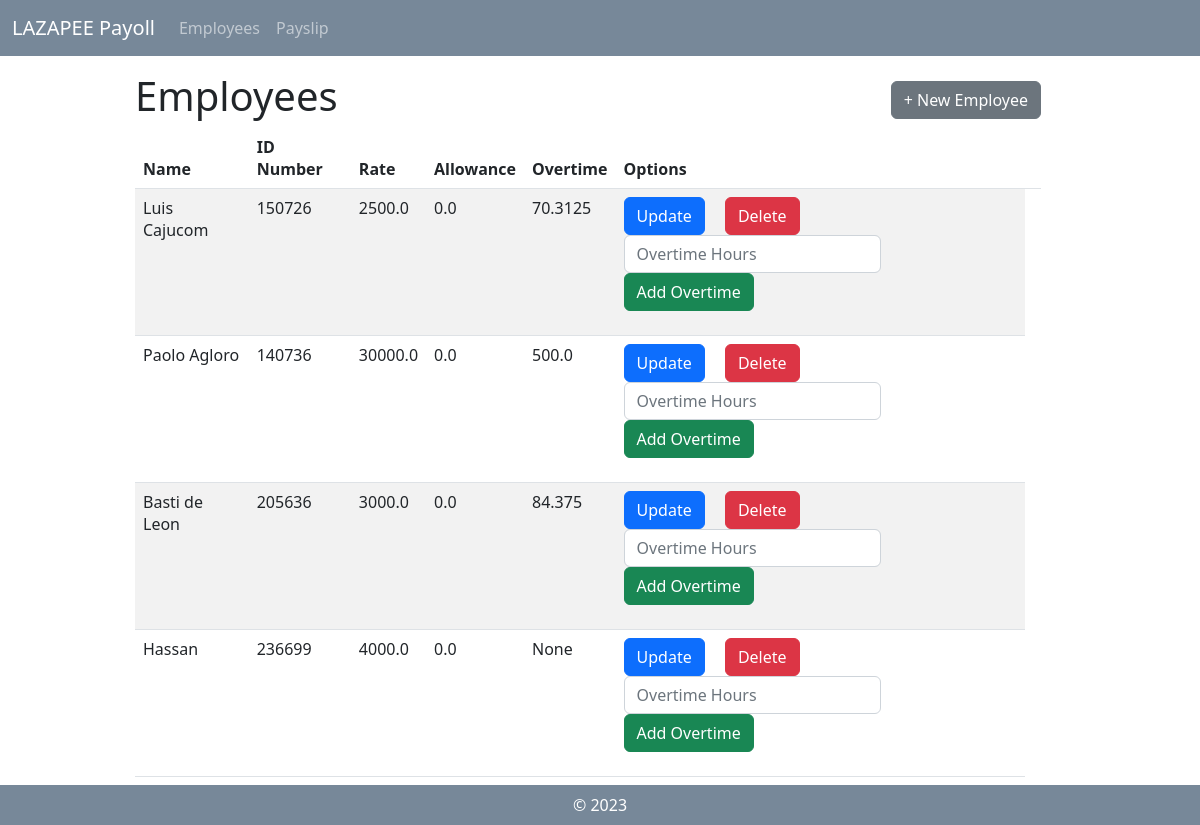
/, run on an earlier commit of the app's database.
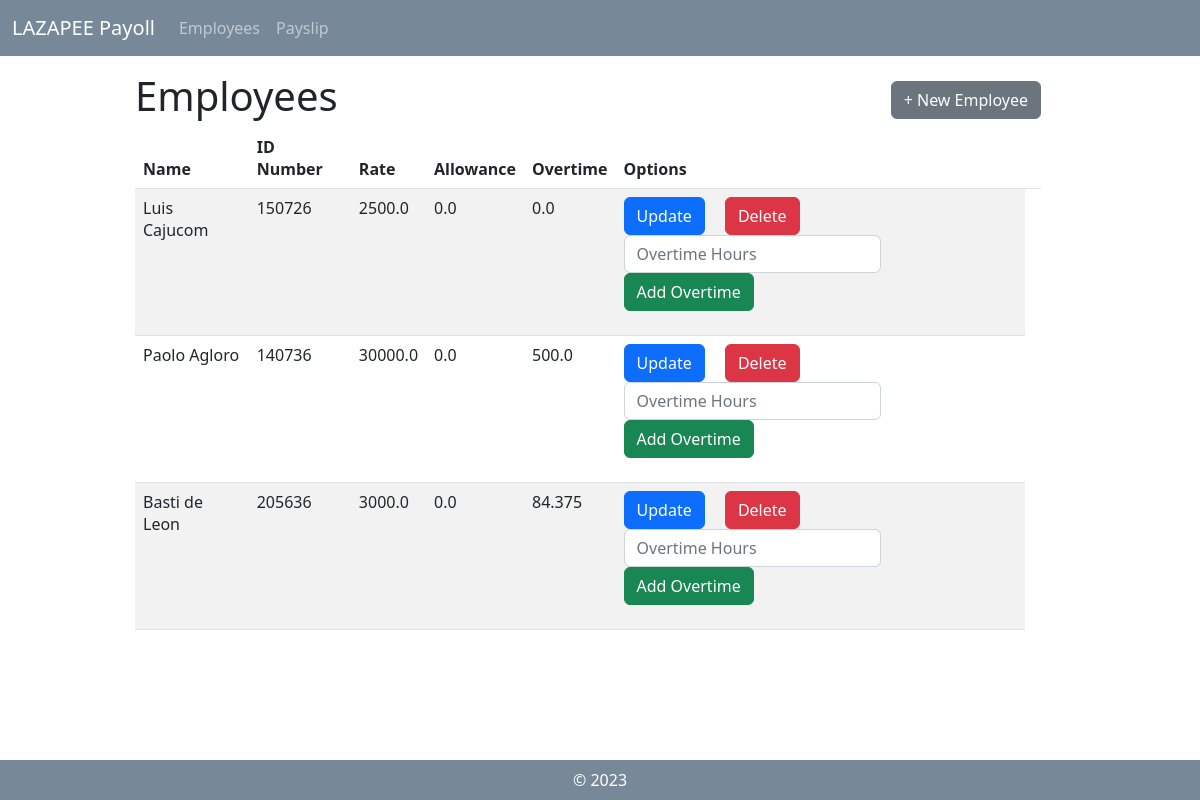
And on a later commit of the database.
### payroll_app/models.py (models this page shows, shortened)
class Employee(models.Model):
    name = models.CharField(max_length=255)
    id_number = models.CharField(max_length=20, unique=True)
    rate = models.FloatField()
    overtime_pay = models.FloatField(null = True, blank = True)
    allowance = models.FloatField(null = True, blank = True)

### payroll_app/views.py (the view)
# urls.py: path('', views.view_employee, name='view_employee'),
def view_employee(request):
        employee_objects = Employee.objects.all()
        return render(request, 'payroll_app/view_employee.html',{'employees':employee_objects})

### payroll_app/templates/payroll_app/view_employee.html
{% extends 'payroll_app/base.html' %}
{% load static %}
                {% block content %}
                <div class="row">
                    <div class="mx-auto col-10 col-md-10 col-lg-10 mt-3">
                        <div style="display: flex; align-items: center;">
                            <h1>Employees</h1>
                            <a type="button" class="btn btn-secondary" href="{% url 'create_employee'%}" style="margin-left: auto;">+ New Employee</a>
                        </div>
                        <div class="col-xs-1 center-block">
                            <table class="table table-striped mb-5">
                                <thead>
                                    <th scope="col"> Name </th>
                                    <th scope="col"> ID Number </th>
                                    <th scope="col"> Rate </th>
                                    <th scope="col"> Allowance </th>
                                    <th scope="col"> Overtime </th>
                                    <th scope="col"> Options </th>
                                    <th scope="col">  </th>
                                </thead>
                                <tbody>
                                    {% for d in employees %}
                                    <tr>
                                        <td> {{ d.name }} </td>
                                        <td> {{ d.id_number }} </td>
                                        <td> {{ d.rate }} </td>
                                        <td> {{ d.allowance }} </td>
                                        <td> {{ d.overtime_pay }} </td>
                                        <td>
                                            <form id="employee_update" method="POST" action="{% url 'calculate_overtimepay' pk=d.pk %}">{% csrf_token %}
                                                <div class="form-check-inline">
                                                    <a type="button" class="btn btn-primary" href="{% url 'update_employee' pk=d.pk %}">Update</a>
                                                </div>
                                                <div class="form-check-inline">
                                                    <a type="button" class="btn btn-danger" href="{% url 'delete_employee' pk=d.pk %}">Delete</a>
                                                </div>
                                                <br>
                                                <div class="form-check-inline">
                                                    <input type="number" class="form-control" id="overtime_hours" name="overtime_hours" placeholder="Overtime Hours">
                                                </div>
                                                <div class="form-check-inline">
                                                    <button type="submit" class="btn btn-Success">Add Overtime</button>
                                                </div>
                                            </form>
                                        </td>
                                    </tr>
                                    {% endfor %}
                                </tbody>
                            </table>
                        </div>
                    </div>
                </div>
                {% endblock %}

What changed in the data, as far as the page shows it:
removed Employee: name "Hassan", id_number "236699", rate "4000.0", allowance "0.0", overtime_pay "None"
changed Employee "Luis Cajucom": overtime_pay "70.3125" → "0.0"
